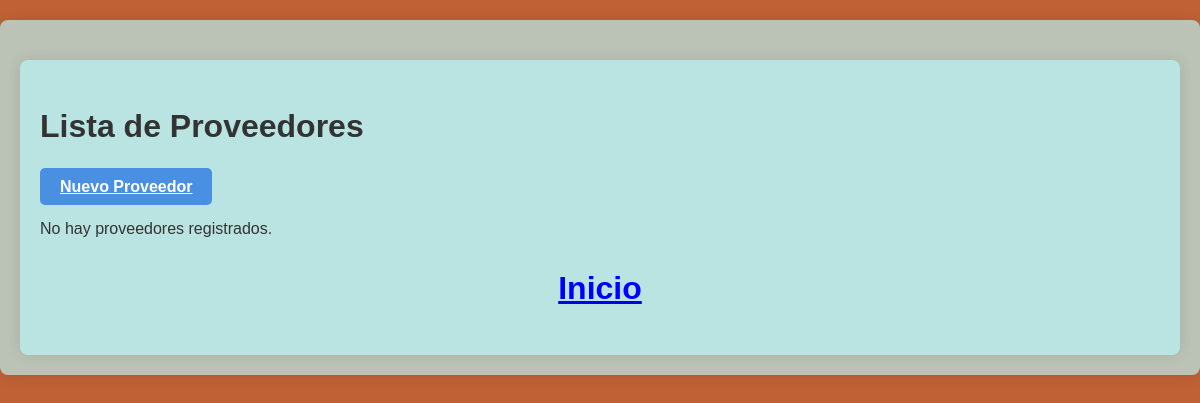
The app's page /proveedores/, older data.
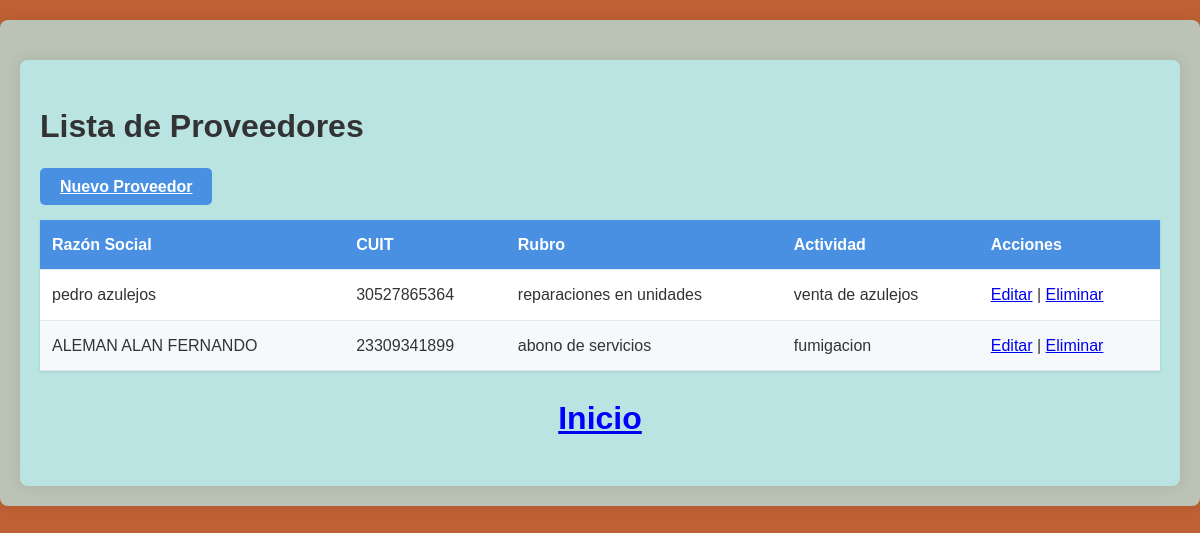
The same page, newer data.
### tienda/models.py (models this page shows, shortened)
class Proveedor(models.Model):
    razon_social = models.CharField(max_length=150, blank=True, null=True)  # Opcional
    cuit = models.CharField(max_length=11, unique=True)  # CUIT único
    rubro = models.CharField(max_length=100, blank=True, null=True)  # Opcional
    actividad = models.TextField(blank=True, null=True)  # Campo largo opcional

### tienda/views.py (the view)
# urls.py: path('proveedores/', views.lista_proveedores, name='lista_proveedores'),
def lista_proveedores(request):
    try:
        proveedores = Proveedor.objects.all()
        print("Proveedores encontrados:", proveedores.count())
        for p in proveedores:
            print(f"Proveedor: {p.razon_social}")
        return render(request, 'tienda/proveedores/lista_proveedores.html', {'proveedores': proveedores})
    except Exception as e:
        print("Error en lista_proveedores:", str(e))
        return render(request, 'tienda/proveedores/lista_proveedores.html', {'error': str(e)})

### tienda/templates/tienda/proveedores/lista_proveedores.html (shortened to what this page needs)
{% extends 'tienda/base.html' %}
{% block contenido %}
<div class="container mt-4">
    <h1>Lista de Proveedores</h1>
    <a href="{% url 'tienda:crear_proveedor' %}" class="btn btn-primary">Nuevo Proveedor</a>
    {% if proveedores %}
        <table class="table">
            <thead>
                <tr>
                    <th>Razón Social</th>
                    <th>CUIT</th>
                    <th>Rubro</th>
                    <th>Actividad</th>
                    <th>Acciones</th>
                </tr>
            </thead>
            <tbody>
                {% for proveedor in proveedores %}
                    <tr>
                        <td>{{ proveedor.razon_social }}</td>
                        <td>{{ proveedor.cuit }}</td>
                        <td>{{ proveedor.rubro }}</td>
                        <td>{{ proveedor.actividad }}</td>
                        <td>
                            <a href="{% url 'tienda:editar_proveedor' proveedor.id %}">Editar</a> |
                            <a href="{% url 'tienda:eliminar_proveedor' proveedor.id %}">Eliminar</a>
                        </td>
                    </tr>
                {% endfor %}
            </tbody>
        </table>
    {% else %}
        <p>No hay proveedores registrados.</p>
    {% endif %}
    <a href="{% url 'tienda:index' %}"> <h1 style="color: blue; text-align: center;">Inicio</h1></a>
</div>
{% endblock %}

Row changes from the older to the newer data that the page shows:
added Proveedor: razon_social "pedro azulejos", cuit "30527865364", rubro "reparaciones en unidades", actividad "venta de azulejos"
added Proveedor: razon_social "ALEMAN ALAN FERNANDO", cuit "23309341899", rubro "abono de servicios", actividad "fumigacion"
Text that changed along with them:
text no longer shown: "No hay proveedores registrados."
text now shown: "Razón Social CUIT Rubro Actividad Acciones"
